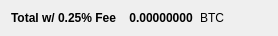
        <widget class="QWidget" name="layoutWidget">
         <property name="geometry">
          <rect>
           <x>10</x>
           <y>300</y>
           <width>278</width>
           <height>20</height>
          </rect>
         </property>
         <layout class="QHBoxLayout" name="horizontalLayout_2">
          <item>
           <widget class="QLabel" name="label_19">
            <property name="font">
             <font>
              <weight>75</weight>
              <bold>true</bold>
             </font>
            </property>
            <property name="text">
             <string>Total w/ 0.25% Fee </string>
            </property>
           </widget>
          </item>
          <item>
           <widget class="QLabel" name="SellCostLabel">
            <property name="palette">
             <palette>
              <active>
               <colorrole role="WindowText">
                <brush brushstyle="SolidPattern">
                 <color alpha="255">
                  <red>0</red>
                  <green>0</green>
                  <blue>0</blue>
                 </color>
                </brush>
               </colorrole>
               <colorrole role="Button">
                <brush brushstyle="SolidPattern">
                 <color alpha="255">
                  <red>0</red>
                  <green>170</green>
                  <blue>0</blue>
                 </color>
                </brush>
               </colorrole>
               <colorrole role="Light">
                <brush brushstyle="SolidPattern">
                 <color alpha="255">
                  <red>0</red>
                  <green>255</green>
                  <blue>0</blue>
                 </color>
                </brush>
               </colorrole>
               <colorrole role="Midlight">
                <brush brushstyle="SolidPattern">
                 <color alpha="255">
                  <red>0</red>
                  <green>212</green>
                  <blue>0</blue>
                 </color>
                </brush>
               </colorrole>
               <colorrole role="Dark">
                <brush brushstyle="SolidPattern">
                 <color alpha="255">
                  <red>0</red>
                  <green>85</green>
                  <blue>0</blue>
                 </color>
                </brush>
               </colorrole>
               <colorrole role="Mid">
                <brush brushstyle="SolidPattern">
                 <color alpha="255">
                  <red>0</red>
                  <green>113</green>
                  <blue>0</blue>
                 </color>
                </brush>
               </colorrole>
               <colorrole role="Text">
                <brush brushstyle="SolidPattern">
                 <color alpha="255">
                  <red>0</red>
                  <green>170</green>
                  <blue>0</blue>
                 </color>
                </brush>
               </colorrole>
               <colorrole role="BrightText">
                <brush brushstyle="SolidPattern">
                 <color alpha="255">
                  <red>255</red>
                  <green>255</green>
                  <blue>255</blue>
                 </color>
                </brush>
               </colorrole>
               <colorrole role="ButtonText">
                <brush brushstyle="SolidPattern">
                 <color alpha="255">
                  <red>0</red>
                  <green>0</green>
                  <blue>0</blue>
                 </color>
                </brush>
               </colorrole>
               <colorrole role="Base">
                <brush brushstyle="SolidPattern">
                 <color alpha="255">
                  <red>255</red>
                  <green>255</green>
                  <blue>255</blue>
                 </color>
                </brush>
               </colorrole>
               <colorrole role="Window">
                <brush brushstyle="SolidPattern">
                 <color alpha="255">
                  <red>0</red>
                  <green>170</green>
                  <blue>0</blue>
                 </color>
                </brush>
               </colorrole>
               <colorrole role="Shadow">
                <brush brushstyle="SolidPattern">
                 <color alpha="255">
                  <red>0</red>
                  <green>0</green>
                  <blue>0</blue>
                 </color>
                </brush>
               </colorrole>
               <colorrole role="AlternateBase">
                <brush brushstyle="SolidPattern">
                 <color alpha="255">
                  <red>127</red>
                  <green>212</green>
                  <blue>127</blue>
                 </color>
                </brush>
               </colorrole>
               <colorrole role="ToolTipBase">
                <brush brushstyle="SolidPattern">
                 <color alpha="255">
                  <red>255</red>
                  <green>255</green>
                  <blue>220</blue>
                 </color>
                </brush>
               </colorrole>
               <colorrole role="ToolTipText">
                <brush brushstyle="SolidPattern">
                 <color alpha="255">
                  <red>0</red>
                  <green>0</green>
                  <blue>0</blue>
                 </color>
                </brush>
               </colorrole>
              </active>
              <inactive>
               <colorrole role="WindowText">
                <brush brushstyle="SolidPattern">
                 <color alpha="255">
                  <red>0</red>
                  <green>0</green>
                  <blue>0</blue>
                 </color>
                </brush>
               </colorrole>
               <colorrole role="Button">
                <brush brushstyle="SolidPattern">
                 <color alpha="255">
                  <red>0</red>
                  <green>170</green>
                  <blue>0</blue>
                 </color>
                </brush>
               </colorrole>
               <colorrole role="Light">
                <brush brushstyle="SolidPattern">
                 <color alpha="255">
                  <red>0</red>
                  <green>255</green>
                  <blue>0</blue>
                 </color>
                </brush>
               </colorrole>
               <colorrole role="Midlight">
                <brush brushstyle="SolidPattern">
                 <color alpha="255">
                  <red>0</red>
                  <green>212</green>
                  <blue>0</blue>
                 </color>
                </brush>
               </colorrole>
               <colorrole role="Dark">
                <brush brushstyle="SolidPattern">
                 <color alpha="255">
                  <red>0</red>
                  <green>85</green>
                  <blue>0</blue>
                 </color>
                </brush>
               </colorrole>
               <colorrole role="Mid">
                <brush brushstyle="SolidPattern">
                 <color alpha="255">
                  <red>0</red>
                  <green>113</green>
                  <blue>0</blue>
                 </color>
                </brush>
               </colorrole>
               <colorrole role="Text">
                <brush brushstyle="SolidPattern">
                 <color alpha="255">
                  <red>0</red>
                  <green>170</green>
                  <blue>0</blue>
                 </color>
                </brush>
               </colorrole>
               <colorrole role="BrightText">
                <brush brushstyle="SolidPattern">
                 <color alpha="255">
                  <red>255</red>
                  <green>255</green>
                  <blue>255</blue>
                 </color>
                </brush>
               </colorrole>
               <colorrole role="ButtonText">
                <brush brushstyle="SolidPattern">
                 <color alpha="255">
                  <red>0</red>
                  <green>0</green>
                  <blue>0</blue>
                 </color>
                </brush>
               </colorrole>
               <colorrole role="Base">
                <brush brushstyle="SolidPattern">
                 <color alpha="255">
                  <red>255</red>
                  <green>255</green>
                  <blue>255</blue>
                 </color>
                </brush>
               </colorrole>
               <colorrole role="Window">
                <brush brushstyle="SolidPattern">
                 <color alpha="255">
                  <red>0</red>
                  <green>170</green>
                  <blue>0</blue>
                 </color>
                </brush>
               </colorrole>
               <colorrole role="Shadow">
                <brush brushstyle="SolidPattern">
                 <color alpha="255">
                  <red>0</red>
                  <green>0</green>
                  <blue>0</blue>
                 </color>
                </brush>
               </colorrole>
               <colorrole role="AlternateBase">
                <brush brushstyle="SolidPattern">
                 <color alpha="255">
                  <red>127</red>
                  <green>212</green>
                  <blue>127</blue>
                 </color>
                </brush>
               </colorrole>
               <colorrole role="ToolTipBase">
                <brush brushstyle="SolidPattern">
                 <color alpha="255">
                  <red>255</red>
                  <green>255</green>
                  <blue>220</blue>
                 </color>
                </brush>
               </colorrole>
               <colorrole role="ToolTipText">
                <brush brushstyle="SolidPattern">
                 <color alpha="255">
                  <red>0</red>
                  <green>0</green>
                  <blue>0</blue>
                 </color>
                </brush>
               </colorrole>
              </inactive>
              <disabled>
               <colorrole role="WindowText">
                <brush brushstyle="SolidPattern">
                 <color alpha="255">
                  <red>0</red>
                  <green>85</green>
                  <blue>0</blue>
                 </color>
                </brush>
               </colorrole>
               <colorrole role="Button">
                <brush brushstyle="SolidPattern">
                 <color alpha="255">
                  <red>0</red>
                  <green>170</green>
                  <blue>0</blue>
                 </color>
                </brush>
               </colorrole>
               <colorrole role="Light">
                <brush brushstyle="SolidPattern">
                 <color alpha="255">
                  <red>0</red>
                  <green>255</green>
                  <blue>0</blue>
                 </color>
                </brush>
               </colorrole>
               <colorrole role="Midlight">
                <brush brushstyle="SolidPattern">
                 <color alpha="255">
                  <red>0</red>
                  <green>212</green>
                  <blue>0</blue>
                 </color>
                </brush>
               </colorrole>
               <colorrole role="Dark">
                <brush brushstyle="SolidPattern">
                 <color alpha="255">
                  <red>0</red>
                  <green>85</green>
                  <blue>0</blue>
                 </color>
                </brush>
               </colorrole>
               <colorrole role="Mid">
                <brush brushstyle="SolidPattern">
                 <color alpha="255">
                  <red>0</red>
                  <green>113</green>
                  <blue>0</blue>
                 </color>
                </brush>
               </colorrole>
               <colorrole role="Text">
                <brush brushstyle="SolidPattern">
                 <color alpha="255">
                  <red>0</red>
                  <green>85</green>
                  <blue>0</blue>
                 </color>
                </brush>
               </colorrole>
               <colorrole role="BrightText">
                <brush brushstyle="SolidPattern">
                 <color alpha="255">
                  <red>255</red>
                  <green>255</green>
                  <blue>255</blue>
                 </color>
                </brush>
               </colorrole>
               <colorrole role="ButtonText">
                <brush brushstyle="SolidPattern">
                 <color alpha="255">
                  <red>0</red>
                  <green>85</green>
                  <blue>0</blue>
                 </color>
                </brush>
               </colorrole>
               <colorrole role="Base">
                <brush brushstyle="SolidPattern">
                 <color alpha="255">
                  <red>0</red>
                  <green>170</green>
                  <blue>0</blue>
                 </color>
                </brush>
               </colorrole>
               <colorrole role="Window">
                <brush brushstyle="SolidPattern">
                 <color alpha="255">
                  <red>0</red>
                  <green>170</green>
                  <blue>0</blue>
                 </color>
                </brush>
               </colorrole>
               <colorrole role="Shadow">
                <brush brushstyle="SolidPattern">
                 <color alpha="255">
                  <red>0</red>
                  <green>0</green>
                  <blue>0</blue>
                 </color>
                </brush>
               </colorrole>
               <colorrole role="AlternateBase">
                <brush brushstyle="SolidPattern">
                 <color alpha="255">
                  <red>0</red>
                  <green>170</green>
                  <blue>0</blue>
                 </color>
                </brush>
               </colorrole>
               <colorrole role="ToolTipBase">
                <brush brushstyle="SolidPattern">
                 <color alpha="255">
                  <red>255</red>
                  <green>255</green>
                  <blue>220</blue>
                 </color>
                </brush>
               </colorrole>
               <colorrole role="ToolTipText">
                <brush brushstyle="SolidPattern">
                 <color alpha="255">
                  <red>0</red>
                  <green>0</green>
                  <blue>0</blue>
                 </color>
                </brush>
               </colorrole>
              </disabled>
             </palette>
            </property>
            <property name="font">
             <font>
              <weight>75</weight>
              <bold>true</bold>
             </font>
            </property>
            <property name="autoFillBackground">
             <bool>false</bool>
            </property>
            <property name="text">
             <string> 0.00000000</string>
            </property>
            <property name="textInteractionFlags">
             <set>Qt::LinksAccessibleByMouse|Qt::TextSelectableByMouse</set>
            </property>
           </widget>
          </item>
          <item>
           <widget class="QLabel" name="label_17">
            <property name="font">
             <font>
              <weight>50</weight>
              <bold>false</bold>
             </font>
            </property>
            <property name="text">
             <string>BTC</string>
            </property>
           </widget>
          </item>
         </layout>
        </widget>
